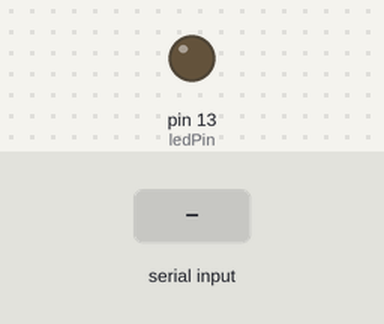
The sketch below on a simulated Arduino Uno, built with avr-gcc and run on an emulated ATmega328P. On the bench: output pins drawn as LEDs (lit = HIGH). Dashed ring = blinking. Inputs (shaded band) come from the test bench.

Above: at 1.2 s.
1.3 s: "a" received over Serial
At 1.55 s:
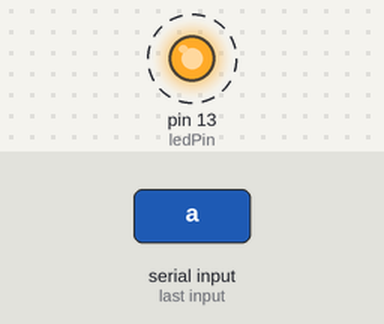
4.3 s: "n" received over Serial
At 4.3 s:
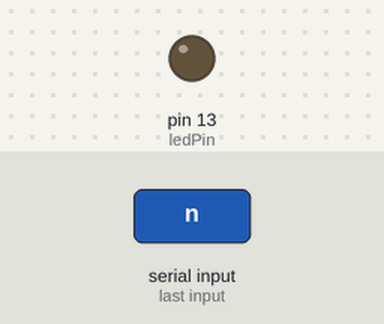
5.8 s: "o" received over Serial
At 6.2 s:
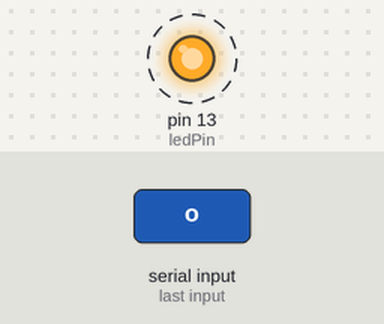
Timing chart, 0 to 14.8 s (numbered marks = the images above; inputs shaded):
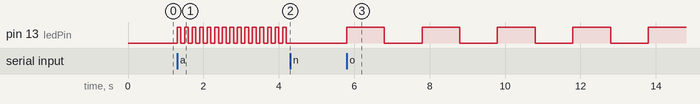

The sketch:

arduino_board_script.ino
```cpp
// Define the LED pin
const int ledPin = 13; // Use the built-in LED on pin 13 or connect an external LED

// Variables to control blinking
int blinkState = 0;         // 0: off, 1: rapid blink, 2: slow blink
unsigned long lastBlinkTime = 0;
const long rapidBlinkInterval = 100; // milliseconds (adjust for desired speed)
const long slowBlinkInterval = 1000; // milliseconds

void setup() {
  pinMode(ledPin, OUTPUT);
  Serial.begin(9600); // Start serial communication at 9600 bps
}

void loop() {
  // Check for incoming serial data
  if (Serial.available() > 0) {
    char command = Serial.read();
    if (command == 'a') {
      blinkState = 1; // Rapid blink for apple
    } else if (command == 'o') {
      blinkState = 2; // Slow blink for orange
    } else if (command == 'n') {
      blinkState = 0; // No blink (nothing detected or default)
      digitalWrite(ledPin, LOW);
    }
  }

  // Handle blinking based on the state
  unsigned long currentMillis = millis();
  if (blinkState == 1) { // Rapid blink
    if (currentMillis - lastBlinkTime >= rapidBlinkInterval) {
      lastBlinkTime = currentMillis;
      digitalWrite(ledPin, !digitalRead(ledPin)); // Toggle the LED
    }
  } else if (blinkState == 2) { // Slow blink
    if (currentMillis - lastBlinkTime >= slowBlinkInterval) {
      lastBlinkTime = currentMillis;
      digitalWrite(ledPin, !digitalRead(ledPin)); // Toggle the LED
    }
  }
}
```

Measured:
- after the input at 1.3 s, pin 13 (ledPin): alternates HIGH for 0.10 s and LOW for 0.10 s, starting at once
- after the input at 4.3 s, pin 13 (ledPin): stops changing and stays LOW
- after the input at 5.8 s, pin 13 (ledPin): alternates HIGH for 1.0 s and LOW for 1.0 s, starting at once
